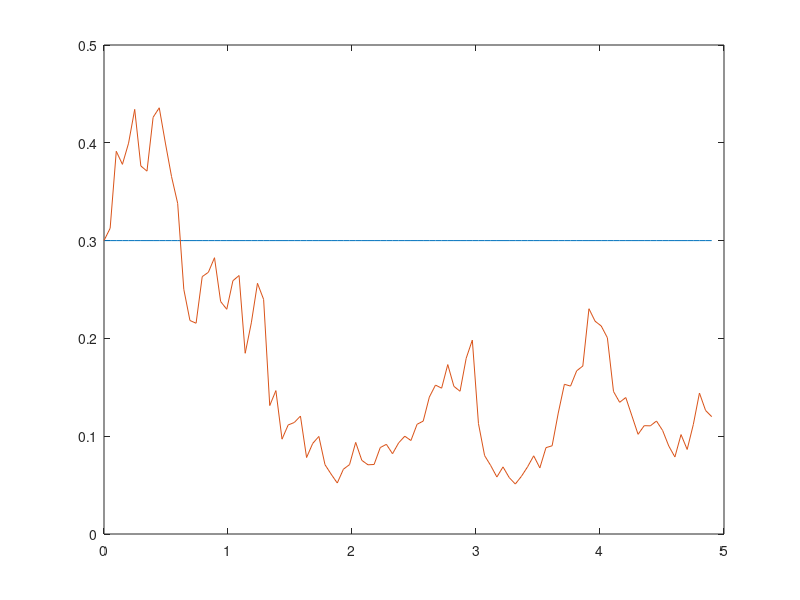

Recreate this plot in MATLAB. (Note: this script raises an error after producing the figure.)
%% Variables intervals and discretization
clear; clc;

B0 = 1;

t0 = 0;
T = 5;
r = 0;
K = 10;
S0 = 10;
hedge_freq = 1;
num_of_iter = 50000;

alpha_level = 0.05;

discretization_num_t = 100; % number of discretization

delta_t = (T - t0)/(discretization_num_t+1); % delta y

%% X and T arrays creation

% definition of the t-values on axis
t(1) = t0;

% sigma1(1) = volatility1(); %stochastic vol
sigma1(1) = 0.3; %stochastic vol
sigma(1) = 0.3; % const vol

for q = 2:1:discretization_num_t
    t(q) = t(q-1) + delta_t; 
    % sigma1(q) = volatility1(); %stochastic vol
    % sigma1(q) = volatility2(sigma1(q-1)); %stochastic vol
    sigma1(q) = sigma1(q-1)+sigma1(q-1)*sqrt(delta_t)*randn(); %stochastic vol
    
    sigma(q) = sigma(q-1); % const vol
end;

figure;
plot(t,sigma);
hold on;
plot(t,sigma1);

%% Main  

s = size(hedge_freq,2);

for k = 1:s

    for i = 1:num_of_iter

        % [V_call, V_put, P_call, P_put, A_call, A_put, B_call, B_put, PLcall(i,k), PLput(i,k)] = hedging(B_call0, B_put0, t0, T, discretization_num_t, r, sigma, K, S0, hedge_freq(k));
        [V, P, A, B, PL(i,k)] = hedging_exact_repl(t0, T, discretization_num_t, r, sigma1, K, S0, hedge_freq(k));
        [V_const, P_const, A_const, B_const, PL_const(i,k)] = hedging_exact_repl(t0, T, discretization_num_t, r, sigma, K, S0, hedge_freq(k));
    end;

end;

for k = 1:s
    EV_PL(k) = sum(PL(:,k))/num_of_iter;
    Var_PL(k) = sum(PL(:,k).^2)/num_of_iter - EV_PL(k)^2;
    
    EV_PL_const(k) = sum(PL_const(:,k))/num_of_iter;
    Var_PL_const(k) = sum(PL_const(:,k).^2)/num_of_iter - EV_PL_const(k)^2;
end;

display(EV_PL);
display(Var_PL);
display(EV_PL_const);
display(Var_PL_const);


set_of_PL = -4:0.1:4;
sz = size(set_of_PL,2);
figure;
figure;
% VAR array creation
for k = 1:s
    indic(k) = 0;    
    indic_const(k) = 0;
end; 


for k = 1:s

    for i = 1:sz
    
        counter_density = 0;
        counter_proba = 0;
        counter_density_const = 0;
        counter_proba_const = 0;
        
        for j = 1:num_of_iter
            
            if (i ~= sz)
                
                if (PL(j,k) < set_of_PL(i+1)) && (PL(j,k) >= set_of_PL(i))
                    counter_density = counter_density+1;
                end;
                
                if (PL_const(j,k) < set_of_PL(i+1)) && (PL_const(j,k) >= set_of_PL(i))
                    counter_density_const = counter_density_const+1;
                end;
                
                if (PL(j,k) < set_of_PL(i+1))
                    counter_proba = counter_proba+1;
                end;
                
                if (PL_const(j,k) < set_of_PL(i+1))
                    counter_proba_const = counter_proba_const+1;
                end;              
        
            end;
            
        end;
        
        density(i,k) = (counter_density/num_of_iter)/0.1;
        proba(i,k) = counter_proba/num_of_iter;
        
        density_const(i,k) = (counter_density_const/num_of_iter)/0.1;
        proba_const(i,k) = counter_proba_const/num_of_iter;      
        
        if (proba(i,k)>=alpha_level) && (indic(k)==0)
            VAR(k) = set_of_PL(i);
            indic(k) = indic(k)+1;
        end;
        
        
        if (proba_const(i,k)>=alpha_level) && (indic_const(k)==0)
            VAR_const(k) = set_of_PL(i);
            indic_const(k) = indic_const(k)+1;
        end;
        
    end;

    figure(2);
    hold on;
    plot(set_of_PL(1:end-1), density((1:end-1),k));
    plot(set_of_PL(1:end-1), density_const((1:end-1),k));
    
    
    figure(3);
    hold on;
    plot(set_of_PL(1:end-1), proba((1:end-1),k));
    scatter(VAR(k)*ones(1,20),0.05:0.05:1);
    plot(set_of_PL(1:end-1), proba_const((1:end-1),k));
    scatter(VAR_const(k)*ones(1,20),0.05:0.05:1);
    
    
end;

display(VAR);
display(VAR_const);

figure(2);
legend('dens hedge freq = 1','dens const hedge freq = 1','dens hedge freq = 5','dens const hedge freq = 5');
figure(3);
legend('proba hedge freq = 1','VAR hedge freq = 1','proba const hedge freq = 1','VAR const hedge freq = 1','proba hedge freq = 5','VAR hedge freq = 5','proba const hedge freq = 5','VAR const hedge freq = 5');